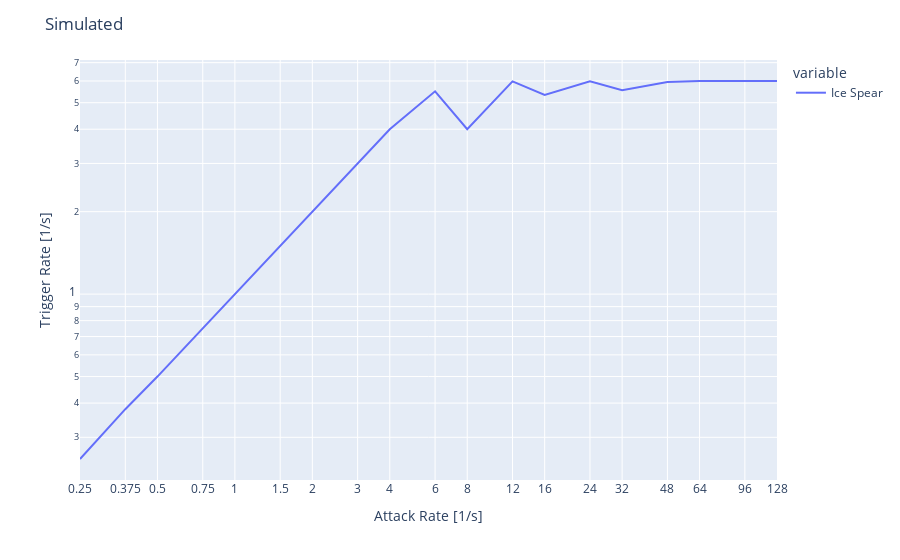
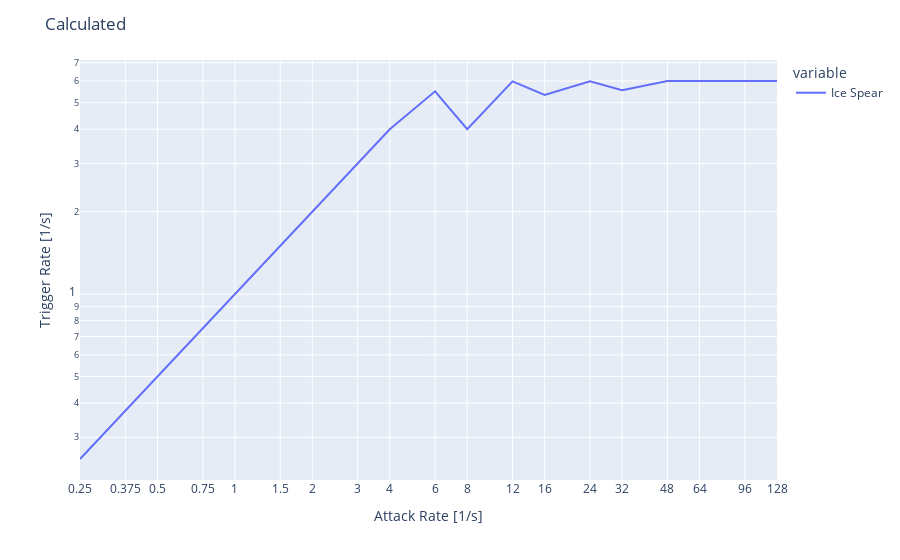
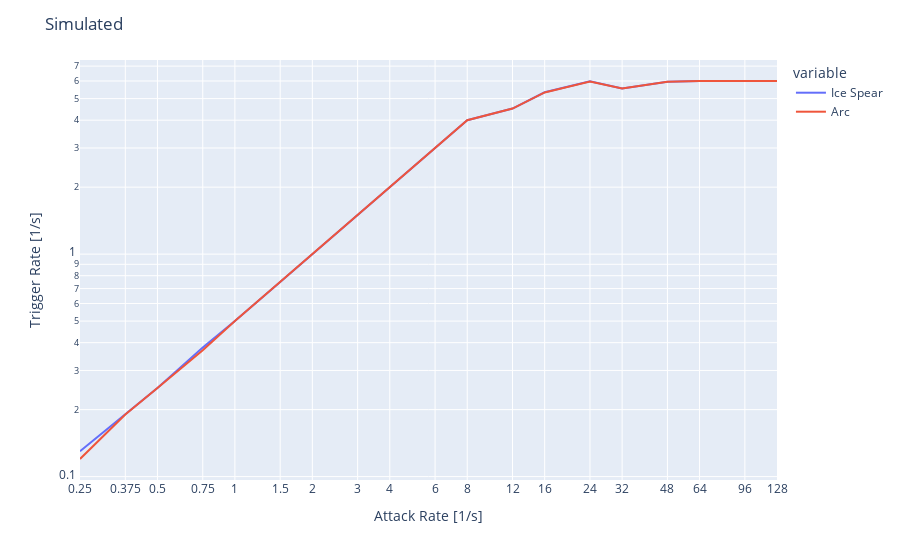
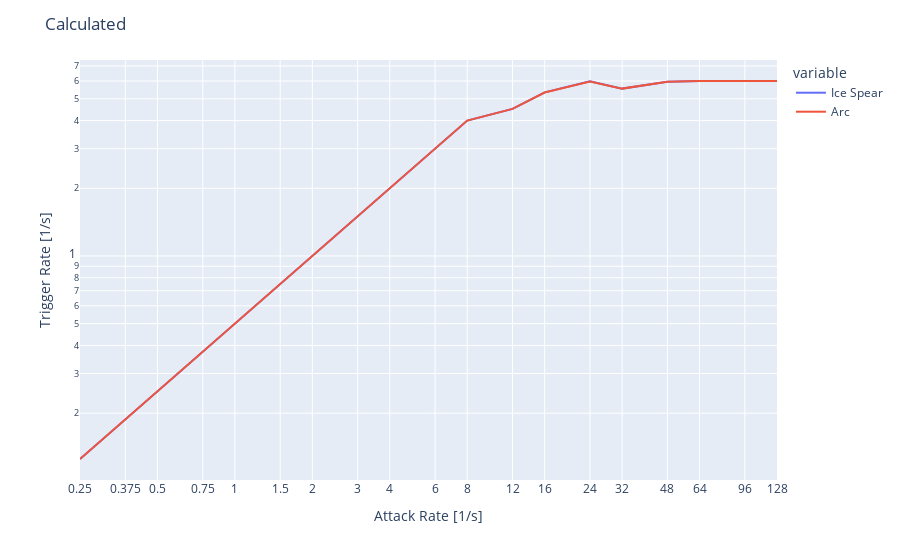

These figures' notebook cell, in order:
### Code cell
from multiprocessing import Pool
import plotly.express as px
import pandas as pd

from skill_rota_worker import *

def test_variety():
  skill_sets = [
    [Skill('Ice Spear', 0)],
    [Skill('Ice Spear', 0), Skill('Arc', 0)],
    [Skill('Frost Bomb', 2.5), Skill('Arc', 0)],
    [Skill('Ice Spear', 0), Skill('Frost Bomb', 2.5)],
    [Skill('Frost Bomb', 2.5), Skill('Arc', 0), Skill('Ice Spear', 0)],
  ]
  atk_rates = subsample([.25, .5, 1, 2, 4, 8, 16, 32, 64, 128], depth=2)

  for skills in skill_sets:
    plot_skills(skills, atk_rates)

def test_interesting():
    skills = [Skill('Ice Spear', 0)]
    atk_rates = subsample([4, 8, 16, 32, 64], depth=4)
  

if __name__ == "__main__":
  pd.options.plotting.backend = "plotly"
  test_variety()

### Figure 1 — Plotly figure (JSON) as saved in the notebook; plotly's stock layout.template omitted (floating-point values rounded to 4 significant figures)
{"data": [{"hovertemplate": "variable=Ice Spear<br>index=%{x}<br>value=%{y}<extra></extra>", "legendgroup": "Ice Spear", "line": {"color": "#636efa", "dash": "solid"}, "marker": {"symbol": "circle"}, "mode": "lines", "name": "Ice Spear", "orientation": "v", "showlegend": true, "type": "scatter", "x": [0.25, 0.375, 0.5, 0.75, 1, 1.5, 2, 3, 4, 6, 8, 12, 16, 24, 32, 48, 64, 96, 128], "xaxis": "x", "y": [0.25, 0.38, 0.5, 0.75, 1.0, 1.5, 2.0, 3.0, 4.0, 5.5, 4.0, 5.98, 5.34, 5.98, 5.55, 5.95, 6.0, 6.0, 6.0], "yaxis": "y"}], "layout": {"legend": {"title": {"text": "variable"}, "tracegroupgap": 0}, "margin": {"t": 60}, "title": {"text": "Simulated"}, "xaxis": {"anchor": "y", "domain": [0, 1], "tickvals": [0.25, 0.375, 0.5, 0.75, 1, 1.5, 2, 3, 4, 6, 8, 12, 16, 24, 32, 48, 64, 96, 128], "title": {"text": "Attack Rate [1/s]"}, "type": "log"}, "yaxis": {"anchor": "x", "domain": [0, 1], "title": {"text": "Trigger Rate [1/s]"}, "type": "log"}}}

### Figure 2 — Plotly figure (JSON) as saved in the notebook; plotly's stock layout.template omitted (floating-point values rounded to 4 significant figures)
{"data": [{"hovertemplate": "variable=Ice Spear<br>index=%{x}<br>value=%{y}<extra></extra>", "legendgroup": "Ice Spear", "line": {"color": "#636efa", "dash": "solid"}, "marker": {"symbol": "circle"}, "mode": "lines", "name": "Ice Spear", "orientation": "v", "showlegend": true, "type": "scatter", "x": [0.25, 0.375, 0.5, 0.75, 1, 1.5, 2, 3, 4, 6, 8, 12, 16, 24, 32, 48, 64, 96, 128], "xaxis": "x", "y": [0.25, 0.375, 0.5, 0.75, 1, 1.5, 2, 3, 4, 5.5, 4.0, 5.98, 5.34, 5.98, 5.55, 6, 6, 6, 6], "yaxis": "y"}], "layout": {"legend": {"title": {"text": "variable"}, "tracegroupgap": 0}, "margin": {"t": 60}, "title": {"text": "Calculated"}, "xaxis": {"anchor": "y", "domain": [0, 1], "tickvals": [0.25, 0.375, 0.5, 0.75, 1, 1.5, 2, 3, 4, 6, 8, 12, 16, 24, 32, 48, 64, 96, 128], "title": {"text": "Attack Rate [1/s]"}, "type": "log"}, "yaxis": {"anchor": "x", "domain": [0, 1], "title": {"text": "Trigger Rate [1/s]"}, "type": "log"}}}

### Figure 3 — Plotly figure (JSON) as saved in the notebook; plotly's stock layout.template omitted (floating-point values rounded to 4 significant figures)
{"data": [{"hovertemplate": "variable=Ice Spear<br>index=%{x}<br>value=%{y}<extra></extra>", "legendgroup": "Ice Spear", "line": {"color": "#636efa", "dash": "solid"}, "marker": {"symbol": "circle"}, "mode": "lines", "name": "Ice Spear", "orientation": "v", "showlegend": true, "type": "scatter", "x": [0.25, 0.375, 0.5, 0.75, 1, 1.5, 2, 3, 4, 6, 8, 12, 16, 24, 32, 48, 64, 96, 128], "xaxis": "x", "y": [0.13, 0.19, 0.25, 0.38, 0.5, 0.75, 1.0, 1.5, 2.0, 3.0, 4.0, 4.51, 5.34, 5.98, 5.55, 5.95, 6.0, 6.0, 6.0], "yaxis": "y"}, {"hovertemplate": "variable=Arc<br>index=%{x}<br>value=%{y}<extra></extra>", "legendgroup": "Arc", "line": {"color": "#EF553B", "dash": "solid"}, "marker": {"symbol": "circle"}, "mode": "lines", "name": "Arc", "orientation": "v", "showlegend": true, "type": "scatter", "x": [0.25, 0.375, 0.5, 0.75, 1, 1.5, 2, 3, 4, 6, 8, 12, 16, 24, 32, 48, 64, 96, 128], "xaxis": "x", "y": [0.12, 0.19, 0.25, 0.37, 0.5, 0.75, 1.0, 1.5, 2.0, 3.0, 4.0, 4.51, 5.33, 5.97, 5.55, 5.95, 6.0, 6.0, 6.0], "yaxis": "y"}], "layout": {"legend": {"title": {"text": "variable"}, "tracegroupgap": 0}, "margin": {"t": 60}, "title": {"text": "Simulated"}, "xaxis": {"anchor": "y", "domain": [0, 1], "tickvals": [0.25, 0.375, 0.5, 0.75, 1, 1.5, 2, 3, 4, 6, 8, 12, 16, 24, 32, 48, 64, 96, 128], "title": {"text": "Attack Rate [1/s]"}, "type": "log"}, "yaxis": {"anchor": "x", "domain": [0, 1], "title": {"text": "Trigger Rate [1/s]"}, "type": "log"}}}

### Figure 4 — Plotly figure (JSON) as saved in the notebook; plotly's stock layout.template omitted (floating-point values rounded to 4 significant figures)
{"data": [{"hovertemplate": "variable=Ice Spear<br>index=%{x}<br>value=%{y}<extra></extra>", "legendgroup": "Ice Spear", "line": {"color": "#636efa", "dash": "solid"}, "marker": {"symbol": "circle"}, "mode": "lines", "name": "Ice Spear", "orientation": "v", "showlegend": true, "type": "scatter", "x": [0.25, 0.375, 0.5, 0.75, 1, 1.5, 2, 3, 4, 6, 8, 12, 16, 24, 32, 48, 64, 96, 128], "xaxis": "x", "y": [0.125, 0.1875, 0.25, 0.375, 0.5, 0.75, 1, 1.5, 2, 3, 4, 4.51, 5.34, 5.98, 5.55, 5.95, 6.0, 6, 6], "yaxis": "y"}, {"hovertemplate": "variable=Arc<br>index=%{x}<br>value=%{y}<extra></extra>", "legendgroup": "Arc", "line": {"color": "#EF553B", "dash": "solid"}, "marker": {"symbol": "circle"}, "mode": "lines", "name": "Arc", "orientation": "v", "showlegend": true, "type": "scatter", "x": [0.25, 0.375, 0.5, 0.75, 1, 1.5, 2, 3, 4, 6, 8, 12, 16, 24, 32, 48, 64, 96, 128], "xaxis": "x", "y": [0.125, 0.1875, 0.25, 0.375, 0.5, 0.75, 1, 1.5, 2, 3, 4, 4.51, 5.33, 5.97, 5.55, 5.95, 6.0, 6, 6], "yaxis": "y"}], "layout": {"legend": {"title": {"text": "variable"}, "tracegroupgap": 0}, "margin": {"t": 60}, "title": {"text": "Calculated"}, "xaxis": {"anchor": "y", "domain": [0, 1], "tickvals": [0.25, 0.375, 0.5, 0.75, 1, 1.5, 2, 3, 4, 6, 8, 12, 16, 24, 32, 48, 64, 96, 128], "title": {"text": "Attack Rate [1/s]"}, "type": "log"}, "yaxis": {"anchor": "x", "domain": [0, 1], "title": {"text": "Trigger Rate [1/s]"}, "type": "log"}}}
